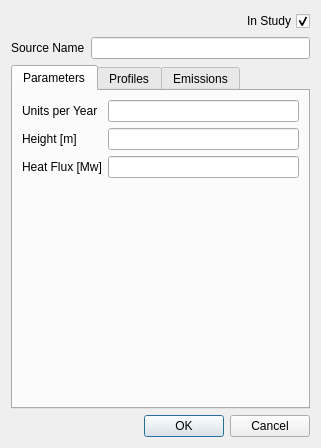
<?xml version="1.0" encoding="UTF-8"?>
<ui version="4.0">
 <class>Dialog</class>
 <widget class="QDialog" name="Dialog">
  <property name="geometry">
   <rect>
    <x>0</x>
    <y>0</y>
    <width>321</width>
    <height>448</height>
   </rect>
  </property>
  <property name="windowTitle">
   <string>OpenALAQS - Area Sources</string>
  </property>
  <layout class="QFormLayout" name="formLayout_4">
   <property name="sizeConstraint">
    <enum>QLayout::SetDefaultConstraint</enum>
   </property>
   <property name="fieldGrowthPolicy">
    <enum>QFormLayout::AllNonFixedFieldsGrow</enum>
   </property>
   <item row="1" column="1">
    <layout class="QHBoxLayout" name="horizontalLayout_2">
     <property name="topMargin">
      <number>0</number>
     </property>
     <item>
      <spacer name="horizontalSpacer">
       <property name="orientation">
        <enum>Qt::Horizontal</enum>
       </property>
       <property name="sizeHint" stdset="0">
        <size>
         <width>40</width>
         <height>20</height>
        </size>
       </property>
      </spacer>
     </item>
     <item>
      <widget class="QCheckBox" name="instudy">
       <property name="layoutDirection">
        <enum>Qt::RightToLeft</enum>
       </property>
       <property name="text">
        <string>In Study</string>
       </property>
       <property name="checked">
        <bool>true</bool>
       </property>
      </widget>
     </item>
    </layout>
   </item>
   <item row="3" column="0">
    <widget class="QLabel" name="label_47">
     <property name="text">
      <string>Source Name</string>
     </property>
    </widget>
   </item>
   <item row="3" column="1">
    <widget class="QLineEdit" name="source_id"/>
   </item>
   <item row="7" column="0" colspan="2">
    <widget class="QDialogButtonBox" name="buttonBox">
     <property name="orientation">
      <enum>Qt::Horizontal</enum>
     </property>
     <property name="standardButtons">
      <set>QDialogButtonBox::Cancel|QDialogButtonBox::Ok</set>
     </property>
    </widget>
   </item>
   <item row="5" column="0" colspan="2">
    <widget class="QTabWidget" name="tabWidget">
     <property name="currentIndex">
      <number>0</number>
     </property>
     <widget class="QWidget" name="tab">
      <attribute name="title">
       <string>Parameters</string>
      </attribute>
      <layout class="QFormLayout" name="formLayout">
       <property name="fieldGrowthPolicy">
        <enum>QFormLayout::AllNonFixedFieldsGrow</enum>
       </property>
       <item row="0" column="0">
        <widget class="QLabel" name="label">
         <property name="text">
          <string>Units per Year</string>
         </property>
        </widget>
       </item>
       <item row="0" column="1">
        <widget class="QLineEdit" name="unit_year"/>
       </item>
       <item row="1" column="0">
        <widget class="QLabel" name="heightMLabel">
         <property name="enabled">
          <bool>true</bool>
         </property>
         <property name="text">
          <string>Height [m]</string>
         </property>
        </widget>
       </item>
       <item row="1" column="1">
        <widget class="QLineEdit" name="height">
         <property name="enabled">
          <bool>true</bool>
         </property>
         <property name="text">
          <string/>
         </property>
        </widget>
       </item>
       <item row="2" column="0">
        <widget class="QLabel" name="heatFluxMwLabel">
         <property name="enabled">
          <bool>true</bool>
         </property>
         <property name="text">
          <string>Heat Flux [Mw]</string>
         </property>
        </widget>
       </item>
       <item row="2" column="1">
        <widget class="QLineEdit" name="heat_flux">
         <property name="enabled">
          <bool>true</bool>
         </property>
         <property name="text">
          <string/>
         </property>
        </widget>
       </item>
      </layout>
     </widget>
     <widget class="QWidget" name="tab_2">
      <attribute name="title">
       <string>Profiles</string>
      </attribute>
      <layout class="QFormLayout" name="formLayout_3">
       <item row="0" column="0">
        <widget class="QLabel" name="label_9">
         <property name="text">
          <string>Hourly</string>
         </property>
        </widget>
       </item>
       <item row="0" column="1">
        <widget class="QComboBox" name="hourly_profile">
         <property name="editable">
          <bool>false</bool>
         </property>
        </widget>
       </item>
       <item row="1" column="0">
        <widget class="QLabel" name="label_10">
         <property name="text">
          <string>Daily</string>
         </property>
        </widget>
       </item>
       <item row="1" column="1">
        <widget class="QComboBox" name="daily_profile"/>
       </item>
       <item row="2" column="0">
        <widget class="QLabel" name="label_11">
         <property name="text">
          <string>Monthly</string>
         </property>
        </widget>
       </item>
       <item row="2" column="1">
        <widget class="QComboBox" name="monthly_profile"/>
       </item>
      </layout>
     </widget>
     <widget class="QWidget" name="tab_3">
      <attribute name="title">
       <string>Emissions</string>
      </attribute>
      <layout class="QFormLayout" name="formLayout_2">
       <property name="fieldGrowthPolicy">
        <enum>QFormLayout::AllNonFixedFieldsGrow</enum>
       </property>
       <item row="0" column="0">
        <widget class="QLabel" name="label_13">
         <property name="text">
          <string>CO [kg/unit]</string>
         </property>
         <property name="alignment">
          <set>Qt::AlignRight|Qt::AlignTrailing|Qt::AlignVCenter</set>
         </property>
        </widget>
       </item>
       <item row="0" column="1">
        <widget class="QLineEdit" name="co_kg_unit"/>
       </item>
       <item row="1" column="0">
        <widget class="QLabel" name="label_14">
         <property name="text">
          <string>HC [kg/unit]</string>
         </property>
         <property name="alignment">
          <set>Qt::AlignRight|Qt::AlignTrailing|Qt::AlignVCenter</set>
         </property>
        </widget>
       </item>
       <item row="1" column="1">
        <widget class="QLineEdit" name="hc_kg_unit"/>
       </item>
       <item row="2" column="0">
        <widget class="QLabel" name="label_15">
         <property name="text">
          <string>NOx [kg/unit]</string>
         </property>
         <property name="alignment">
          <set>Qt::AlignRight|Qt::AlignTrailing|Qt::AlignVCenter</set>
         </property>
        </widget>
       </item>
       <item row="2" column="1">
        <widget class="QLineEdit" name="nox_kg_unit"/>
       </item>
       <item row="3" column="0">
        <widget class="QLabel" name="label_16">
         <property name="text">
          <string>SOx [kg/unit]</string>
         </property>
         <property name="alignment">
          <set>Qt::AlignRight|Qt::AlignTrailing|Qt::AlignVCenter</set>
         </property>
        </widget>
       </item>
       <item row="3" column="1">
        <widget class="QLineEdit" name="sox_kg_unit"/>
       </item>
       <item row="4" column="0">
        <widget class="QLabel" name="label_17">
         <property name="text">
          <string>PM_total [kg/unit]</string>
         </property>
         <property name="alignment">
          <set>Qt::AlignRight|Qt::AlignTrailing|Qt::AlignVCenter</set>
         </property>
        </widget>
       </item>
       <item row="4" column="1">
        <widget class="QLineEdit" name="pm_total_kg_unit"/>
       </item>
       <item row="5" column="0">
        <widget class="QLabel" name="label_18">
         <property name="text">
          <string>P1 [kg/unit]</string>
         </property>
         <property name="alignment">
          <set>Qt::AlignRight|Qt::AlignTrailing|Qt::AlignVCenter</set>
         </property>
        </widget>
       </item>
       <item row="5" column="1">
        <widget class="QLineEdit" name="p1_kg_unit"/>
       </item>
       <item row="6" column="0">
        <widget class="QLabel" name="label_19">
         <property name="text">
          <string>P2 [kg/unit]</string>
         </property>
         <property name="alignment">
          <set>Qt::AlignRight|Qt::AlignTrailing|Qt::AlignVCenter</set>
         </property>
        </widget>
       </item>
       <item row="6" column="1">
        <widget class="QLineEdit" name="p2_kg_unit"/>
       </item>
      </layout>
     </widget>
    </widget>
   </item>
  </layout>
 </widget>
 <tabstops>
  <tabstop>source_id</tabstop>
  <tabstop>tabWidget</tabstop>
  <tabstop>unit_year</tabstop>
  <tabstop>buttonBox</tabstop>
  <tabstop>hourly_profile</tabstop>
  <tabstop>daily_profile</tabstop>
  <tabstop>monthly_profile</tabstop>
  <tabstop>co_kg_unit</tabstop>
  <tabstop>hc_kg_unit</tabstop>
  <tabstop>nox_kg_unit</tabstop>
  <tabstop>sox_kg_unit</tabstop>
  <tabstop>pm_total_kg_unit</tabstop>
  <tabstop>p1_kg_unit</tabstop>
  <tabstop>p2_kg_unit</tabstop>
 </tabstops>
 <resources/>
 <connections/>
</ui>
